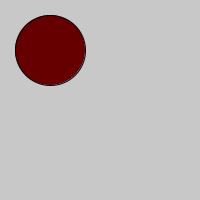
Frame 1 (no input)
Frame 60 (the mouse pressed at the canvas centre just before this capture): identical to frame 1, image omitted
Frame 120 (the mouse held since frame 60 and released just before this capture): identical to frame 1, image omitted

The Processing sketch that drew this single still picture (run headless with seeded random() and noise(); from frame 60 on, the mouse is pressed at the canvas centre):

// Processing sketch: processing_136735
// ── processing_136735.pde

int x = 50;
int y = 50;

void setup (){
 size (200,200);
}
void draw( ){
    background(200); 
    fill (102, 0, 0);
    ellipse(x,y,70,70);
}

void keyPressed( ){
    if(keyCode == UP||key== UP){
        y--;
    }else if(keyCode == DOWN||key== DOWN){
        y++;
    }else if(keyCode == LEFT||key== LEFT){
        x--;
    }else if(keyCode == RIGHT||key== RIGHT){
        x++;
    }
}
